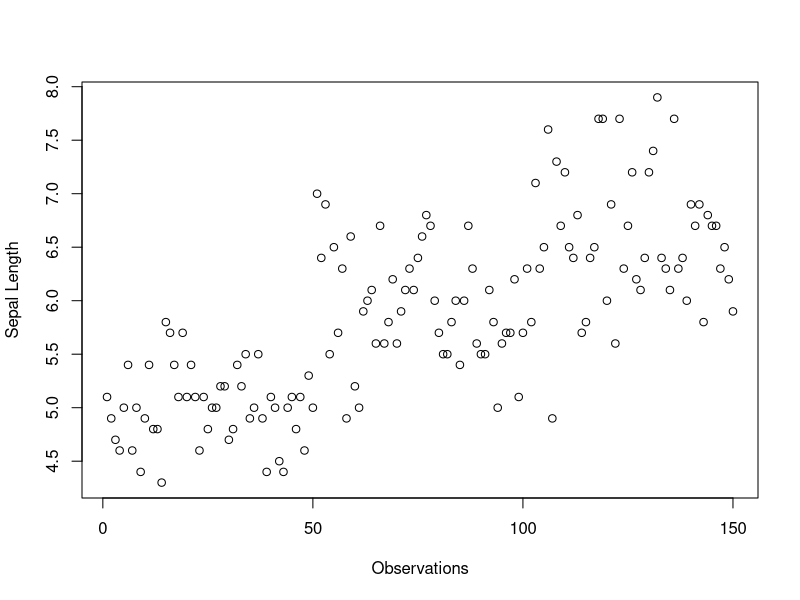
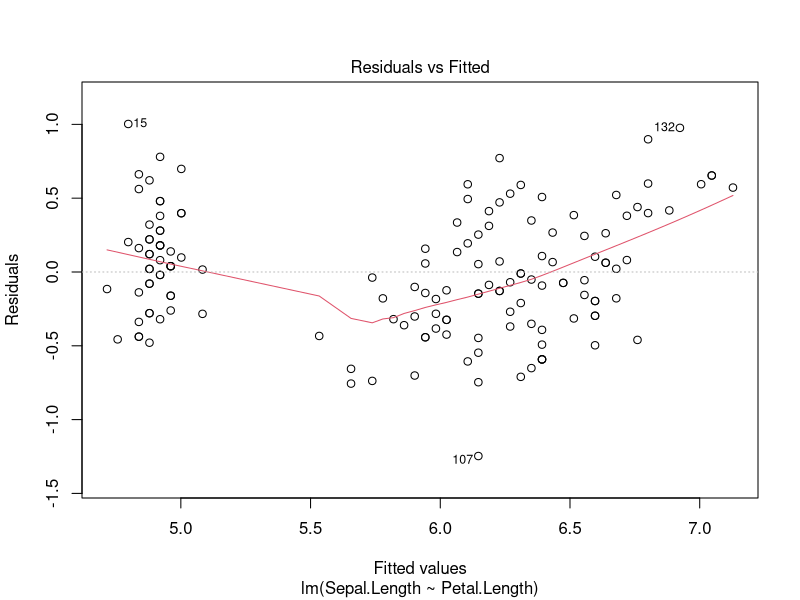
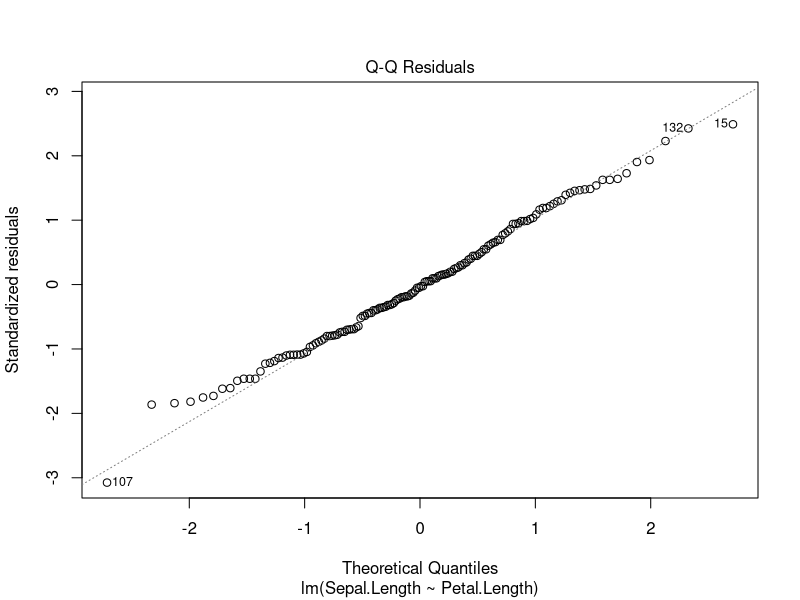
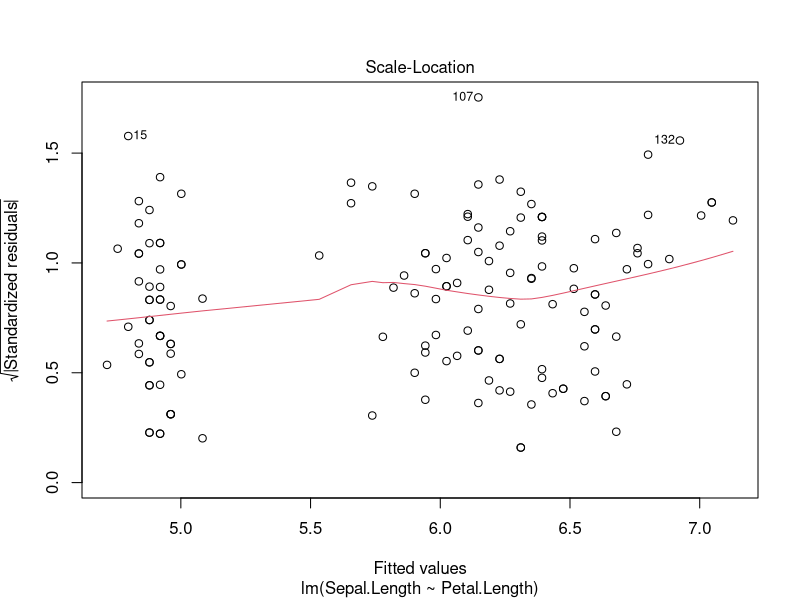
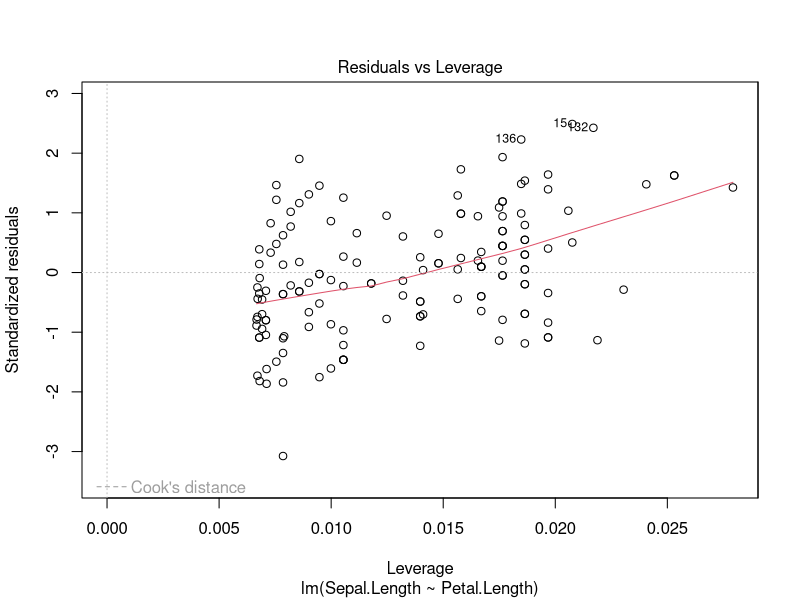
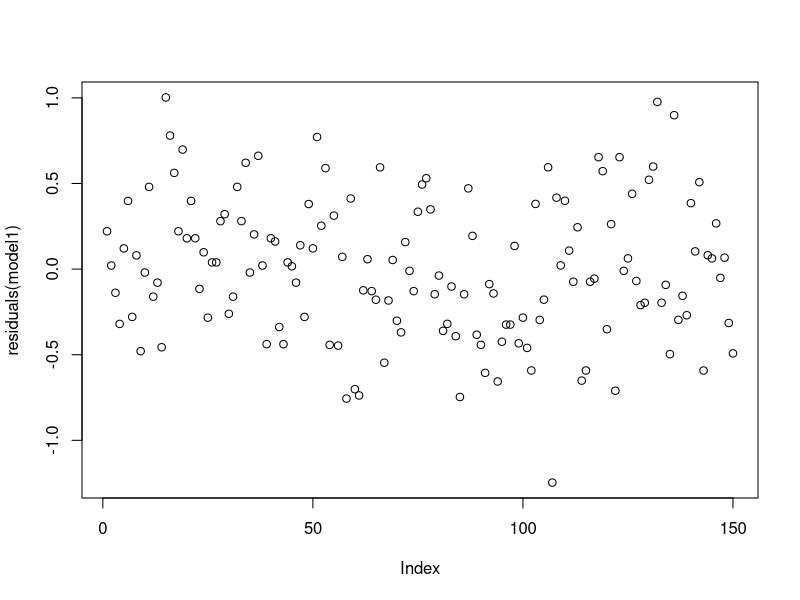

Reproduce these figures in R, in order.
## ---- chunk 1
library(DiagrammeR)
mermaid("
graph LR
  A(Intro to R) --> B(Data Structures in R)
  B --> C(Data Visualization)
  C --> D(Exploratory Data Analysis)
")
## ---- chunk 2
library(tidyverse)
library(ggplot2)
knitr::opts_chunk$set(fig.width=6, fig.height=5) 
## ---- chunk 3
data()  # Exploring different in build dataset
data("iris") # attaching in build dataset
head(iris) # the first 6 lines of the dataset
## ---- chunk 4
# Viewing dataset
View(iris)
# structure of data
str(iris) 
## ---- chunk 5
# Count number of observations
nrow(iris) 

# Count by variable name
count(iris, Species) 
## ---- chunk 6
# min value in the vector
min(iris$Sepal.Length) 

#max in the vector
max(iris$Sepal.Length)

# Plotting
plot(iris$Sepal.Length, ylab = "Sepal Length", xlab = "Observations")

# range
max(iris$Sepal.Length) - min(iris$Sepal.Length)

## ---- chunk 7
mean(iris$Sepal.Length)
mean(iris$Sepal.Length, trim = 0.10)

summary(mean(iris$Sepal.Length, trim = 0.10))
## ---- chunk 8
var(iris$Sepal.Length)
## ---- chunk 9
sd(iris$Sepal.Length)
## ---- chunk 10
n.obs<-length(iris$Sepal.Length)
standarderror<-sd(iris$Sepal.Length)/sqrt(n.obs)
standarderror
## ---- chunk 11
median(iris$Sepal.Length)
## ---- chunk 12
quantile(iris$Sepal.Length, c(0.25, 0.5, 0.75))
## ---- chunk 13
IQR(iris$Sepal.Length)
## ---- chunk 14
# Correlation between two numeric variable
# Default method: Pearson
cor(iris$Sepal.Length, iris$Sepal.Width, method = "pearson")

cor.test(iris$Sepal.Length, iris$Sepal.Width, method = "pearson")
cor.result<-cor.test(iris$Sepal.Length, iris$Sepal.Width, method = "pearson")
## ---- chunk 15
# Extract the p.value
cor.result$p.value
# Extract the correlation coefficient
cor.result$estimate
## ---- chunk 16
# Spearman's correlation
cor.test(iris$Sepal.Length, iris$Sepal.Width, method = "spearman")
## ---- chunk 17
# Kendall's correlation
cor.test(iris$Sepal.Length, iris$Sepal.Width, method = "kendall")
## ---- chunk 18

# lm(y~x)
model1<-lm(Sepal.Length~Petal.Length,data=iris)

summary(model1)

plot(model1)

# Other useful functions

# model coefficients
coefficients(model1)

# CIs for model parameters
confint(model1, level=0.95)  

# residuals
residuals(model1) 

## residuals
plot(residuals(model1)) 
## ---- chunk 19
# independent 2-group t-test
#t.test(y~x) # where y is numeric and x is a binary factor

# independent 2-group t-test
#t.test(yvar,xvar) # where y1 and y2 are numeric

# paired t-test
#t.test(yvar,xvar,paired=TRUE) # where yvar,xvar are numeric

## ---- chunk 20
dat.iris<-subset(iris, Species != "setosa")
t.test(dat.iris$Sepal.Length,dat.iris$Petal.Length)

dat.iris$Species <- factor(dat.iris$Species)
t.test(dat.iris$Sepal.Length~dat.iris$Species)

t.test(Sepal.Length~Species, data=dat.iris)
